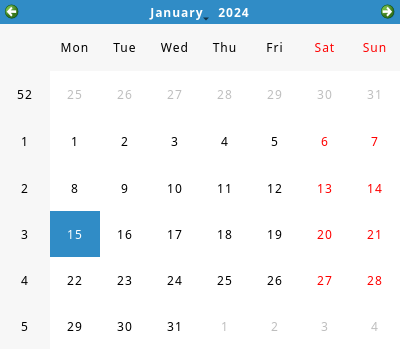
<?xml version="1.0" encoding="UTF-8"?>
<ui version="4.0">
 <class>dlgCalendar</class>
 <widget class="QDialog" name="dlgCalendar">
  <property name="windowModality">
   <enum>Qt::ApplicationModal</enum>
  </property>
  <property name="geometry">
   <rect>
    <x>0</x>
    <y>0</y>
    <width>400</width>
    <height>349</height>
   </rect>
  </property>
  <property name="windowTitle">
   <string>Calendario</string>
  </property>
  <property name="windowIcon">
   <iconset resource="resources.qrc">
    <normaloff>:/img/img/coche2.png</normaloff>:/img/img/coche2.png</iconset>
  </property>
  <property name="autoFillBackground">
   <bool>false</bool>
  </property>
  <property name="styleSheet">
   <string notr="true"/>
  </property>
  <property name="modal">
   <bool>true</bool>
  </property>
  <layout class="QGridLayout" name="gridLayout">
   <property name="leftMargin">
    <number>0</number>
   </property>
   <property name="topMargin">
    <number>0</number>
   </property>
   <property name="rightMargin">
    <number>0</number>
   </property>
   <property name="bottomMargin">
    <number>0</number>
   </property>
   <property name="spacing">
    <number>0</number>
   </property>
   <item row="0" column="0">
    <widget class="QCalendarWidget" name="Calendar">
     <property name="font">
      <font>
       <family>Poppins</family>
      </font>
     </property>
     <property name="focusPolicy">
      <enum>Qt::StrongFocus</enum>
     </property>
     <property name="styleSheet">
      <string notr="true">QCalendarWidget{
font-family: &quot;Poppins&quot;;
color: cyan;
letter-spacing: 1px;
background-color: #00ff00;
}</string>
     </property>
    </widget>
   </item>
  </layout>
 </widget>
 <resources>
  <include location="resources.qrc"/>
 </resources>
 <connections/>
</ui>
